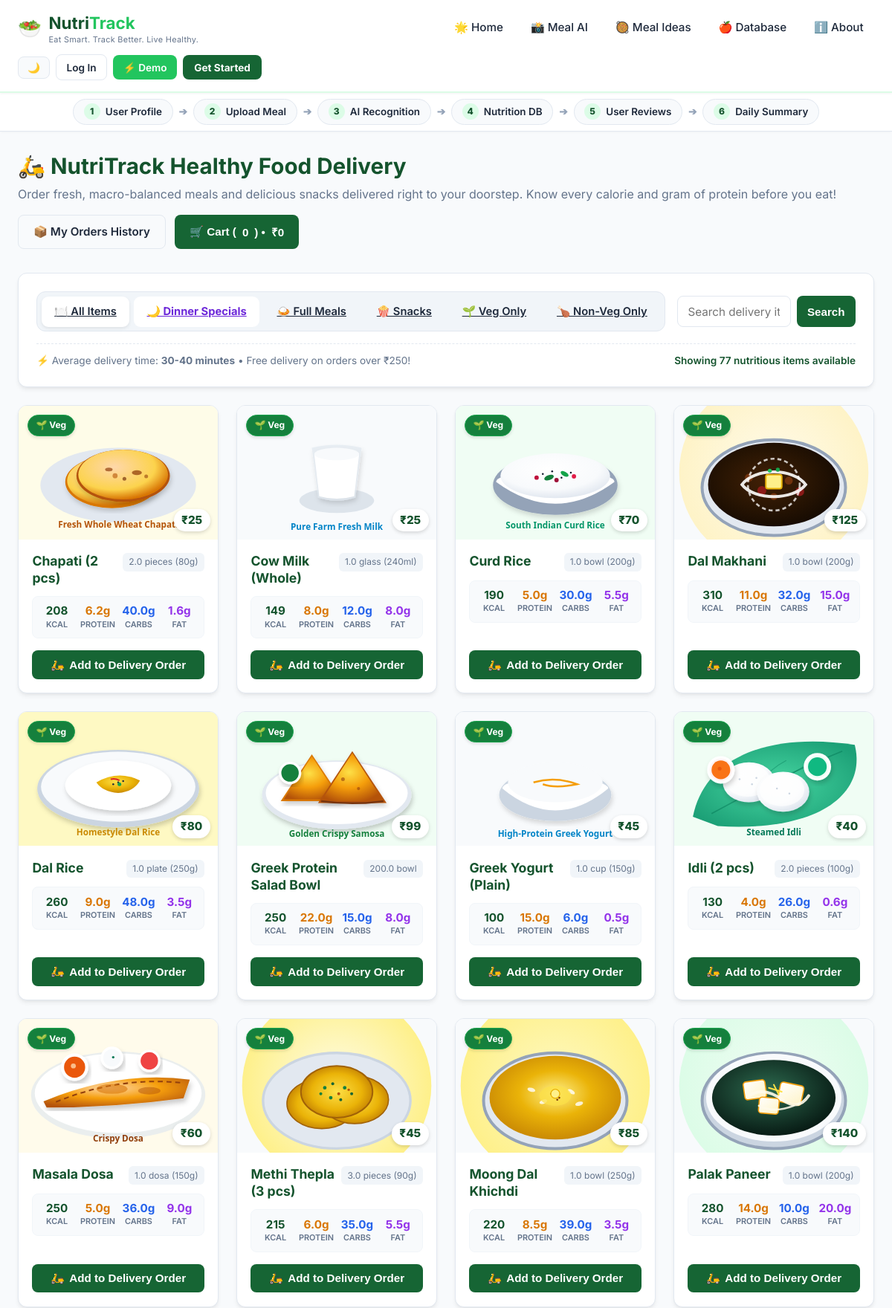
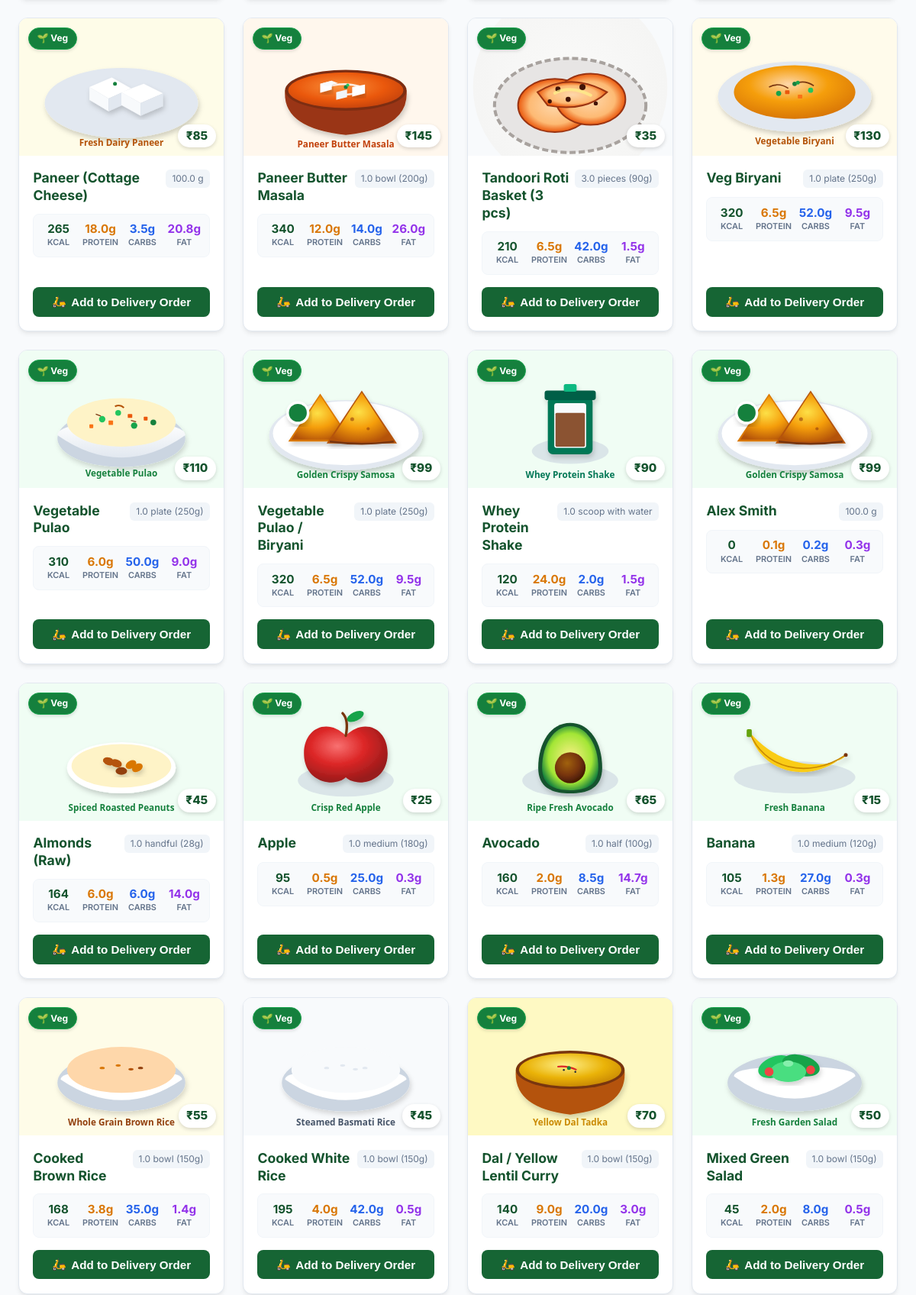
Page /delivery (upper part) on the committed database (2 pictures, top to bottom).
### tables this page shows
CREATE TABLE foods (
            id INTEGER PRIMARY KEY AUTOINCREMENT,
            name TEXT UNIQUE NOT NULL,
            category TEXT NOT NULL,
            serving_size REAL NOT NULL DEFAULT 100.0,
            serving_unit TEXT NOT NULL DEFAULT 'g',
            calories REAL NOT NULL,
            protein REAL NOT NULL,
            carbs REAL NOT NULL,
            fat REAL NOT NULL,
            fiber REAL NOT NULL DEFAULT 0.0,
            diet_type TEXT NOT NULL DEFAULT 'all'
        , image_url TEXT, is_snack INTEGER DEFAULT 0, price REAL DEFAULT 99.0);

### app.py (the view)
@app.route("/delivery", methods=["GET"])
def delivery_view():
    category = request.args.get("cat", "all")
    query = request.args.get("q", "").strip()
    foods = database.get_delivery_foods(
        category_filter=category if category != "all" else None,
        search_query=query if query else None
    )
    profile = database.get_profile()
    return render_template(
        "delivery.html",
        foods=foods,
        profile=profile,
        selected_category=category,
        search_query=query,
        active_page="delivery"
    )

### app.py (called while the page is built)
@app.context_processor
def inject_user_context():
    user_id = session.get("user_id")
    current_user = None
    user_pref = {"dark_mode": 0, "unit_system": "metric", "email_reminders": 1}
    if user_id:
        current_user = database.get_user_by_id(user_id)
        user_pref = database.get_user_preferences(user_id)
    return {
        "current_user": current_user,
        "is_logged_in": current_user is not None,
        "user_pref": user_pref,
        "today_date": date.today().isoformat()
    }

### database.py (called while the page is built, shortened)
def get_db_connection():
    conn = sqlite3.connect(DB_PATH)
    conn.row_factory = sqlite3.Row
    return conn

def get_profile(user_id=1):
    init_db()
    conn = get_db_connection()
    profile = conn.execute("SELECT * FROM user_profiles WHERE user_id = ?", (user_id,)).fetchone()
    if not profile:
        profile = conn.execute("SELECT * FROM user_profile WHERE id = ?", (user_id,)).fetchone()
    if not profile:
        profile = conn.execute("SELECT * FROM user_profile WHERE id = 1").fetchone()
    conn.close()
    return profile

def get_delivery_foods(category_filter=None, search_query=None):
    init_db()
    conn = get_db_connection()
    query = "SELECT * FROM foods WHERE 1=1"
    params = []
    if category_filter == "veg":
        query += " AND diet_type IN ('vegetarian', 'vegan')"
    elif category_filter == "nonveg":
        query += " AND diet_type = 'non-veg'"
    elif category_filter == "snacks":
        query += " AND is_snack = 1"
    elif category_filter == "meals":
        query += " AND is_snack = 0"
    if search_query:
        query += " AND (name LIKE ? OR category LIKE ?)"
        params.extend([f"%{search_query}%", f"%{search_query}%"])
    query += " ORDER BY is_snack ASC, diet_type DESC, name ASC"
    foods = conn.execute(query, params).fetchall()
    conn.close()
    return foods

### templates/delivery.html (shortened to what this page needs)
{% extends "base.html" %}
{% block content %}
<div class="page-header" style="display: flex; justify-content: space-between; align-items: flex-start; flex-wrap: wrap; gap: 1rem;">
    <div>
        <h1>🛵 NutriTrack Healthy Food Delivery</h1>
        <p>Order fresh, macro-balanced meals and delicious snacks delivered right to your doorstep. Know every calorie and gram of protein before you eat!</p>
    </div>
    <div style="display: flex; gap: 0.75rem;">
        <a href="{{ url_for('orders_history_view') }}" class="btn btn-outline" style="display: inline-flex; align-items: center; gap: 0.5rem;">
            📦 My Orders History
        </a>
        <button type="button" class="btn btn-primary" onclick="openCartDrawer()" id="cart_header_btn" style="display: inline-flex; align-items: center; gap: 0.5rem;">
            🛒 Cart (<span id="cart_badge_count">0</span>) &bull; <span id="cart_badge_total">₹0</span>
        </button>
    </div>
</div>
<div class="card" style="margin-bottom: 1.5rem; background: #ffffff;">
    <div style="display: flex; justify-content: space-between; align-items: center; flex-wrap: wrap; gap: 1rem;">
        <div class="snack-tabs" role="tablist">
            <a href="{{ url_for('delivery_view', cat='all') }}" class="snack-tab-btn {% if selected_category == 'all' %}active{% endif %}">
                🍽️ All Items
            </a>
            <a href="{{ url_for('delivery_view', cat='dinner') }}" class="snack-tab-btn {% if selected_category == 'dinner' %}active{% endif %}" style="border-color: #8b5cf6; color: #6d28d9; background: {% if selected_category == 'dinner' %}#f5f3ff{% else %}#ffffff{% endif %}; font-weight: 700;">
                🌙 Dinner Specials
            </a>
            <a href="{{ url_for('delivery_view', cat='meals') }}" class="snack-tab-btn {% if selected_category == 'meals' %}active{% endif %}">
                🍛 Full Meals
            </a>
            <a href="{{ url_for('delivery_view', cat='snacks') }}" class="snack-tab-btn {% if selected_category == 'snacks' %}active{% endif %}">
                🍿 Snacks
            </a>
            <a href="{{ url_for('delivery_view', cat='veg') }}" class="snack-tab-btn veg-tab {% if selected_category == 'veg' %}active{% endif %}">
                🌱 Veg Only
            </a>
            <a href="{{ url_for('delivery_view', cat='nonveg') }}" class="snack-tab-btn nonveg-tab {% if selected_category == 'nonveg' %}active{% endif %}">
                🍗 Non-Veg Only
            </a>
        </div>
        <form method="GET" action="{{ url_for('delivery_view') }}" style="display: flex; gap: 0.5rem; flex: 1; max-width: 320px;">
            <input type="text" name="q" class="form-control" placeholder="Search delivery items..." value="{{ search_query }}">
            <button type="submit" class="btn btn-primary" style="padding: 0.5rem 0.9rem;">Search</button>
        </form>
    </div>
    <div style="margin-top: 1rem; padding-top: 0.75rem; border-top: 1px dashed var(--border); display: flex; justify-content: space-between; align-items: center; flex-wrap: wrap; gap: 0.5rem; font-size: 0.85rem; color: var(--text-muted);">
        <div>
            ⚡ Average delivery time: <strong>30-40 minutes</strong> &bull; Free delivery on orders over ₹250!
        </div>
        <div style="color: var(--primary-dark); font-weight: 600;">
            Showing {{ foods|length }} nutritious items available
        </div>
    </div>
</div>
<div class="snacks-grid">
    {% for food in foods %}
    <div class="snack-card {% if food.diet_type in ['vegetarian', 'vegan'] %}theme-veg{% else %}theme-nonveg{% endif %}">
        <div class="snack-image-wrap">
            <img src="{{ food.image_url or url_for('static', filename='images/snacks/' + food.name|lower|replace(' ', '_') + '.svg') }}"
                 alt="{{ food.name }}"
                 class="snack-img"
                 loading="lazy"
                 onerror="this.onerror=null; this.src='/static/images/snacks/samosa.svg';">
            <div class="diet-badge-pill {% if food.diet_type in ['vegetarian', 'vegan'] %}pill-veg{% else %}pill-nonveg{% endif %}">
                {% if food.diet_type in ['vegetarian', 'vegan'] %}🌱 Veg{% else %}🍗 Non-Veg{% endif %}
            </div>
            <div style="position: absolute; bottom: 0.65rem; right: 0.65rem; background: #ffffff; padding: 0.25rem 0.65rem; border-radius: 999px; font-weight: 800; font-size: 0.95rem; color: var(--primary-dark); box-shadow: 0 2px 5px rgba(0,0,0,0.15);">
                ₹{{ food.price|round|int if food.price else 99 }}
            </div>
        </div>
        <div class="snack-card-body">
            <div class="snack-title-row">
                <h3 class="snack-title">{{ food.name }}</h3>
                <span class="snack-serving-badge">{{ food.serving_size }} {{ food.serving_unit }}</span>
            </div>
            <div class="snack-macro-grid">
                <div class="macro-pill pill-cal" title="Calories">
                    <span class="macro-val">{{ food.calories|round|int }}</span>
                    <span class="macro-lbl">kcal</span>
                </div>
                <div class="macro-pill pill-pro" title="Protein">
                    <span class="macro-val">{{ food.protein }}g</span>
                    <span class="macro-lbl">Protein</span>
                </div>
                <div class="macro-pill pill-carb" title="Carbs">
                    <span class="macro-val">{{ food.carbs }}g</span>
                    <span class="macro-lbl">Carbs</span>
                </div>
                <div class="macro-pill pill-fat" title="Fat">
                    <span class="macro-val">{{ food.fat }}g</span>
                    <span class="macro-lbl">Fat</span>
                </div>
            </div>
            <div class="snack-action-row">
                <button type="button"
                        class="btn btn-primary"
                        style="width: 100%; display: flex; align-items: center; justify-content: center; gap: 0.4rem;"
                        onclick="addToCart({{ food.id }}, '{{ food.name }}', {{ food.price|round|int if food.price else 99 }}, {{ food.calories }}, {{ food.protein }}, {{ food.carbs }}, {{ food.fat }}, '{{ food.image_url or '' }}')">
                    <span>🛵</span>
                    <span>Add to Delivery Order</span>
                </button>
            </div>
        </div>
    </div>
    {% endfor %}
</div>
{% endblock %}

### rows in the picture
foods: image_url (picture), diet_type "🌱 Veg", price "25", name "Chapati (2 pcs)", serving_size "2.0", serving_unit "pieces (80g)", calories "208", protein "6.2", carbs "40.0", fat "1.6"
foods: image_url (picture), diet_type "🌱 Veg", price "25", name "Cow Milk (Whole)", serving_size "1.0", serving_unit "glass (240ml)", calories "149", protein "8.0", carbs "12.0", fat "8.0"
foods: image_url (picture), diet_type "🌱 Veg", price "70", name "Curd Rice", serving_size "1.0", serving_unit "bowl (200g)", calories "190", protein "5.0", carbs "30.0", fat "5.5"
foods: image_url (picture), diet_type "🌱 Veg", price "125", name "Dal Makhani", serving_size "1.0", serving_unit "bowl (200g)", calories "310", protein "11.0", carbs "32.0", fat "15.0"
foods: image_url (picture), diet_type "🌱 Veg", price "80", name "Dal Rice", serving_size "1.0", serving_unit "plate (250g)", calories "260", protein "9.0", carbs "48.0", fat "3.5"
foods: diet_type "🌱 Veg", price "99", name "Greek Protein Salad Bowl", serving_size "200.0", serving_unit "bowl", calories "250", protein "22.0", carbs "15.0", fat "8.0"
foods: image_url (picture), diet_type "🌱 Veg", price "45", name "Greek Yogurt (Plain)", serving_size "1.0", serving_unit "cup (150g)", calories "100", protein "15.0", carbs "6.0", fat "0.5"
foods: image_url (picture), diet_type "🌱 Veg", price "40", name "Idli (2 pcs)", serving_size "2.0", serving_unit "pieces (100g)", calories "130", protein "4.0", carbs "26.0", fat "0.6"
foods: image_url (picture), diet_type "🌱 Veg", price "60", name "Masala Dosa", serving_size "1.0", serving_unit "dosa (150g)", calories "250", protein "5.0", carbs "36.0", fat "9.0"
foods: image_url (picture), diet_type "🌱 Veg", price "45", name "Methi Thepla (3 pcs)", serving_size "3.0", serving_unit "pieces (90g)", calories "215", protein "6.0", carbs "35.0", fat "5.5"
foods: image_url (picture), diet_type "🌱 Veg", price "85", name "Moong Dal Khichdi", serving_size "1.0", serving_unit "bowl (250g)", calories "220", protein "8.5", carbs "39.0", fat "3.5"
foods: image_url (picture), diet_type "🌱 Veg", price "140", name "Palak Paneer", serving_size "1.0", serving_unit "bowl (200g)", calories "280", protein "14.0", carbs "10.0", fat "20.0"
foods: image_url (picture), diet_type "🌱 Veg", price "85", name "Paneer (Cottage Cheese)", serving_size "100.0", serving_unit "g", calories "265", protein "18.0", carbs "3.5", fat "20.8"
foods: image_url (picture), diet_type "🌱 Veg", price "145", name "Paneer Butter Masala", serving_size "1.0", serving_unit "bowl (200g)", calories "340", protein "12.0", carbs "14.0", fat "26.0"
foods: image_url (picture), diet_type "🌱 Veg", price "35", name "Tandoori Roti Basket (3 pcs)", serving_size "3.0", serving_unit "pieces (90g)", calories "210", protein "6.5", carbs "42.0", fat "1.5"
foods: image_url (picture), diet_type "🌱 Veg", price "130", name "Veg Biryani", serving_size "1.0", serving_unit "plate (250g)", calories "320", protein "6.5", carbs "52.0", fat "9.5"
foods: image_url (picture), diet_type "🌱 Veg", price "110", name "Vegetable Pulao", serving_size "1.0", serving_unit "plate (250g)", calories "310", protein "6.0", carbs "50.0", fat "9.0"
foods: diet_type "🌱 Veg", price "99", name "Vegetable Pulao / Biryani", serving_size "1.0", serving_unit "plate (250g)", calories "320", protein "6.5", carbs "52.0", fat "9.5"
foods: image_url (picture), diet_type "🌱 Veg", price "90", name "Whey Protein Shake", serving_size "1.0", serving_unit "scoop with water", calories "120", protein "24.0", carbs "2.0", fat "1.5"
foods: diet_type "🌱 Veg", price "99", name "Alex Smith", serving_size "100.0", serving_unit "g", calories "0", protein "0.1", carbs "0.2", fat "0.3"
foods: image_url (picture), diet_type "🌱 Veg", price "45", name "Almonds (Raw)", serving_size "1.0", serving_unit "handful (28g)", calories "164", protein "6.0", carbs "6.0", fat "14.0"
foods: image_url (picture), diet_type "🌱 Veg", price "25", name "Apple", serving_size "1.0", serving_unit "medium (180g)", calories "95", protein "0.5", carbs "25.0", fat "0.3"
foods: image_url (picture), diet_type "🌱 Veg", price "65", name "Avocado", serving_size "1.0", serving_unit "half (100g)", calories "160", protein "2.0", carbs "8.5", fat "14.7"
foods: image_url (picture), diet_type "🌱 Veg", price "15", name "Banana", serving_size "1.0", serving_unit "medium (120g)", calories "105", protein "1.3", carbs "27.0", fat "0.3"
foods: image_url (picture), diet_type "🌱 Veg", price "55", name "Cooked Brown Rice", serving_size "1.0", serving_unit "bowl (150g)", calories "168", protein "3.8", carbs "35.0", fat "1.4"
foods: image_url (picture), diet_type "🌱 Veg", price "45", name "Cooked White Rice", serving_size "1.0", serving_unit "bowl (150g)", calories "195", protein "4.0", carbs "42.0", fat "0.5"
foods: image_url (picture), diet_type "🌱 Veg", price "70", name "Dal / Yellow Lentil Curry", serving_size "1.0", serving_unit "bowl (150g)", calories "140", protein "9.0", carbs "20.0", fat "3.0"
foods: image_url (picture), diet_type "🌱 Veg", price "50", name "Mixed Green Salad", serving_size "1.0", serving_unit "bowl (150g)", calories "45", protein "2.0", carbs "8.0", fat "0.5"

### other values in the picture
{{ foods|length }} "77"
